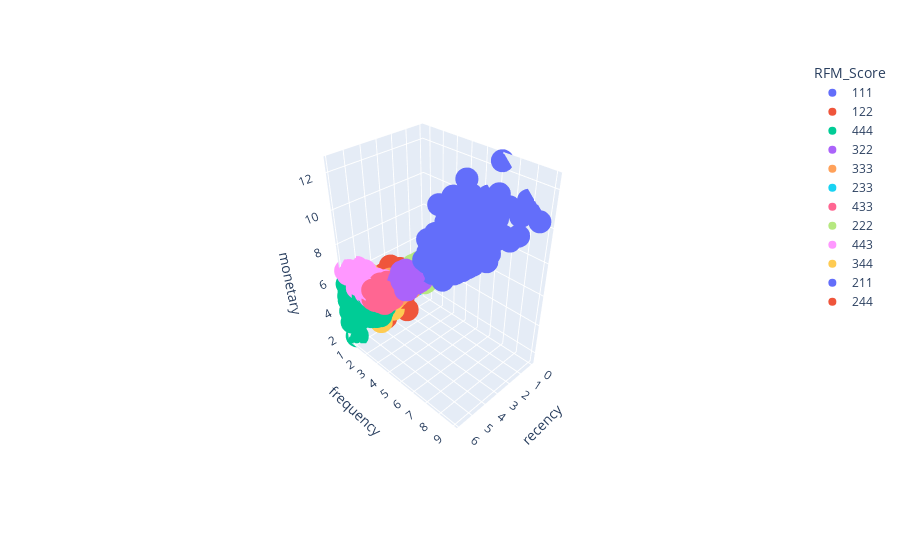

Here is the notebook cell this chart was saved with:
### Code cell
import plotly.express as px

px.scatter_3d(rfm[rfm.RFM_Score.isin(big_segments)],
              x='recency',
              y='frequency',
              z='monetary',
              color='RFM_Score'
             )
